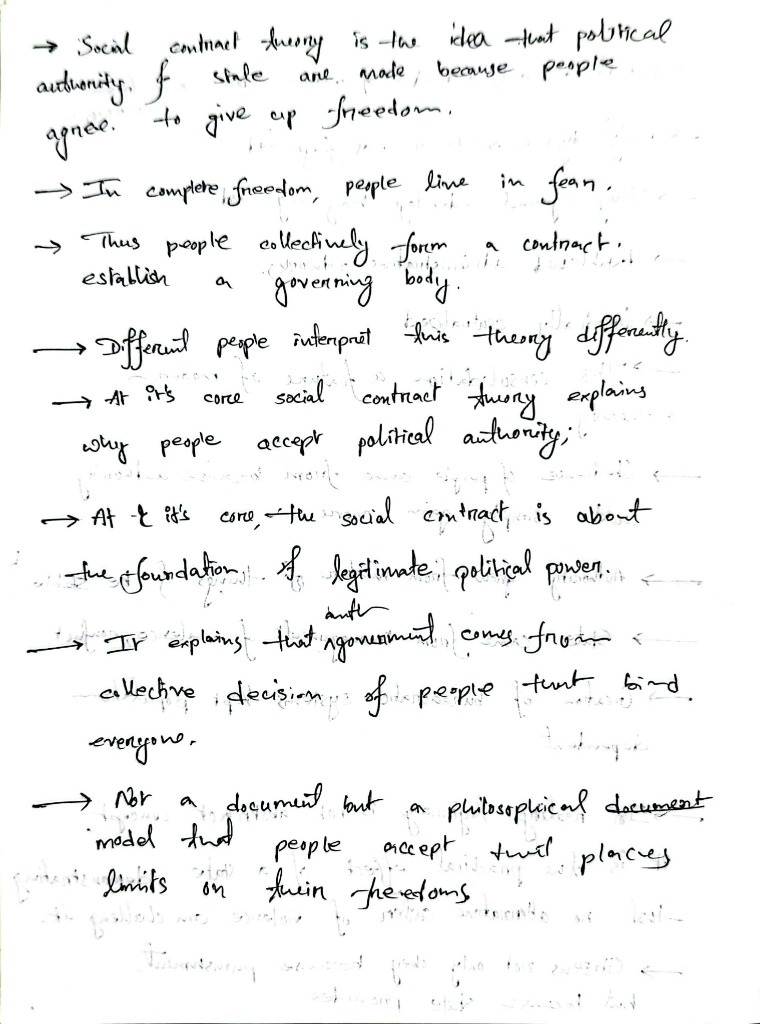
#> input picture data/scans/notes_page_2.jpg, 760 x 1024 px
$ python -i extractor.py   (imports and definitions only)
#> lines starting #> are read from the running program, lines starting #| are printed output that depends on the picture; after the words box and inside, x2 and y2 are one past the last pixel; in counts of white or black regions, pixels touching at a corner belong together
#> further down, picture is the input picture: shape (1024, 760, 3); mean B, G, R 243.9, 244, 243.7
"""
Extractor Engine: Scanned Note Processing & Glyph Bank Builder
Handles illumination correction, background subtraction, line and word segmentation,
and contour-based character extraction.
"""

import os
import json
import cv2
import numpy as np
from PIL import Image

class GlyphExtractor:
    def __init__(self, glyphs_dir="data/glyphs_v2", index_file="data/glyphs_v2/glyphs_index.json"):
        self.glyphs_dir = glyphs_dir
        self.index_file = index_file
        os.makedirs(self.glyphs_dir, exist_ok=True)
        self.index = self._load_index()

    def _load_index(self):
        if os.path.exists(self.index_file):
            try:
                with open(self.index_file, "r", encoding="utf-8") as f:
                    return json.load(f)
            except Exception:
                return {}
        return {}

    def _save_index(self):
        with open(self.index_file, "w", encoding="utf-8") as f:
            json.dump(self.index, f, indent=2)

    def preprocess_camscanner_image(self, img_bgr):
        """
        Removes background unevenness, lighting gradients, and extracts clean ink mask.
        """
        gray = cv2.cvtColor(img_bgr, cv2.COLOR_BGR2GRAY)

        # Estimate background illumination using a large morphological close
        kernel = cv2.getStructuringElement(cv2.MORPH_RECT, (51, 51))
        bg = cv2.morphologyEx(gray, cv2.MORPH_CLOSE, kernel)
#> bg: shape (1024, 760); every value is 255

        # Normalize illumination: divide gray by bg
        norm = cv2.divide(gray, bg, scale=255.0)
        norm = np.clip(norm, 0, 255).astype(np.uint8)

        # Adaptive thresholding to obtain crisp binary mask of ink
        binary = cv2.adaptiveThreshold(
            norm, 255, cv2.ADAPTIVE_THRESH_GAUSSIAN_C,
            cv2.THRESH_BINARY_INV, 25, 12
        )
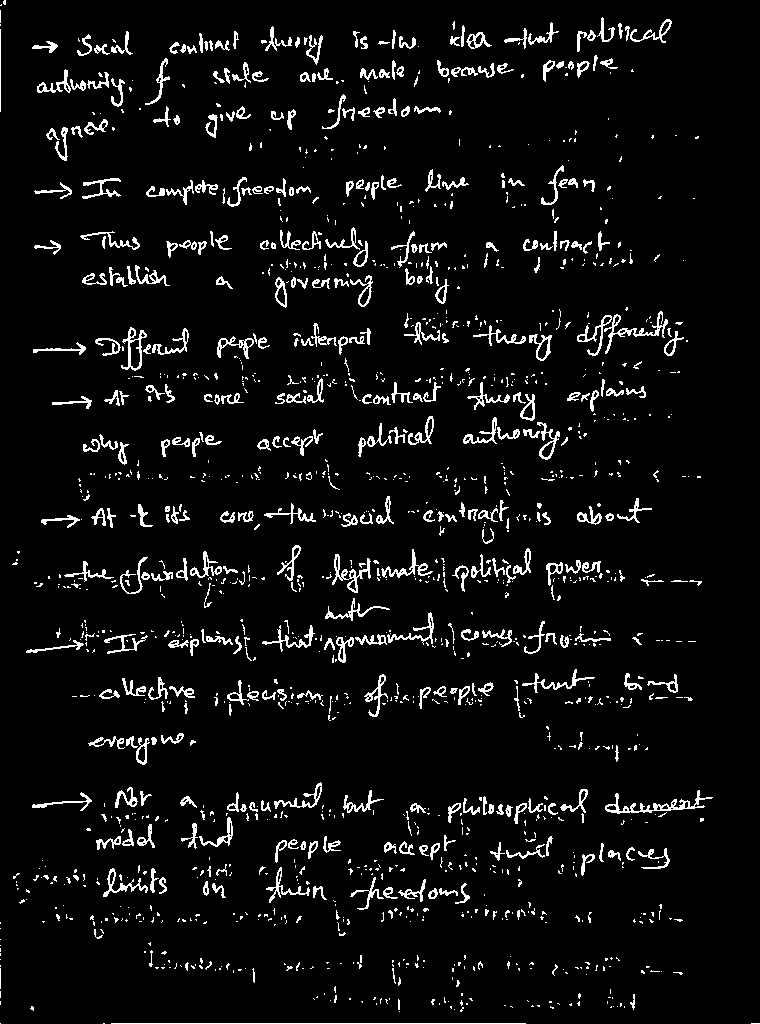
#> binary: shape (1024, 760); 5.8% white in thin lines or dots

        # Remove small specks of noise
        kernel_clean = cv2.getStructuringElement(cv2.MORPH_RECT, (2, 2))
        clean_binary = cv2.morphologyEx(binary, cv2.MORPH_OPEN, kernel_clean)
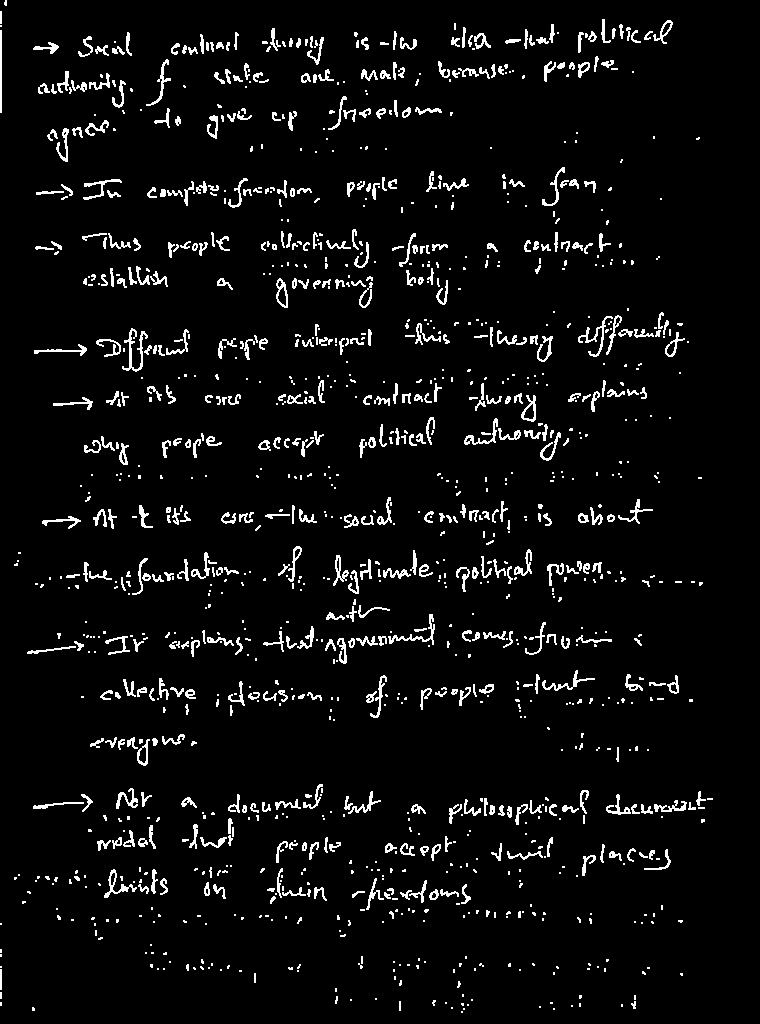
#> clean_binary: shape (1024, 760); 5.1% white in thin lines or dots

        return gray, clean_binary

    # [205 lines left out: functions segment_lines, segment_words_and_glyphs, register_glyph, register_word, get_stats, not called in this run]

>>> import cv2
>>> picture = cv2.imread('../data/scans/notes_page_2.jpg')
>>> result = GlyphExtractor().preprocess_camscanner_image(picture)

$ run again, on data/scans/notes_page_4.jpg
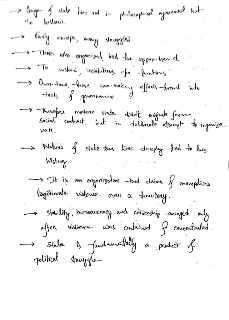
#> input picture data/scans/notes_page_4.jpg, 229 x 320 px
#> picture is the input picture: shape (320, 229, 3); min 0, max 255, mean 243.3
#> in preprocess_camscanner_image, `bg = cv2.morphologyEx(gray, cv2.MORPH_CLOSE, kernel)`:
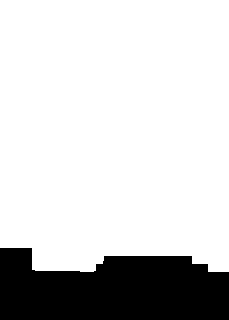
#> bg: shape (320, 229); values 254 (black) and 255 (white), 81.7% white; 1 black region, box (x1, y1, x2, y2) and area: (0, 248, 229, 320) 13416
#> binary: shape (320, 229); 7.5% white in thin lines or dots, all inside (x1, y1, x2, y2) = (8, 0, 229, 271)
#> in preprocess_camscanner_image, `clean_binary = cv2.morphologyEx(binary, cv2.MORPH_OPEN, kernel_clean)`:
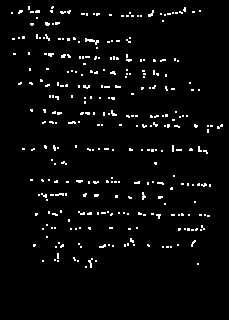
#> clean_binary: shape (320, 229); 3.2% white in thin lines or dots, all inside (x1, y1, x2, y2) = (11, 6, 223, 268)
